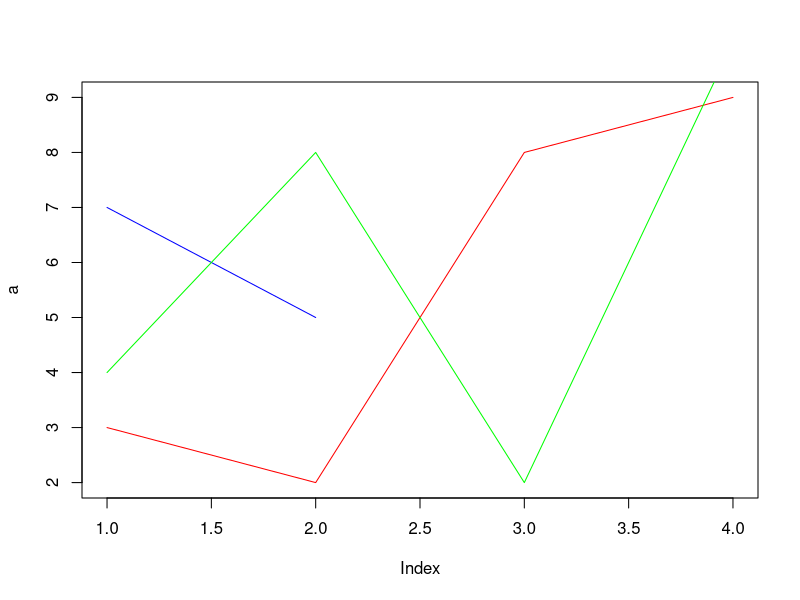
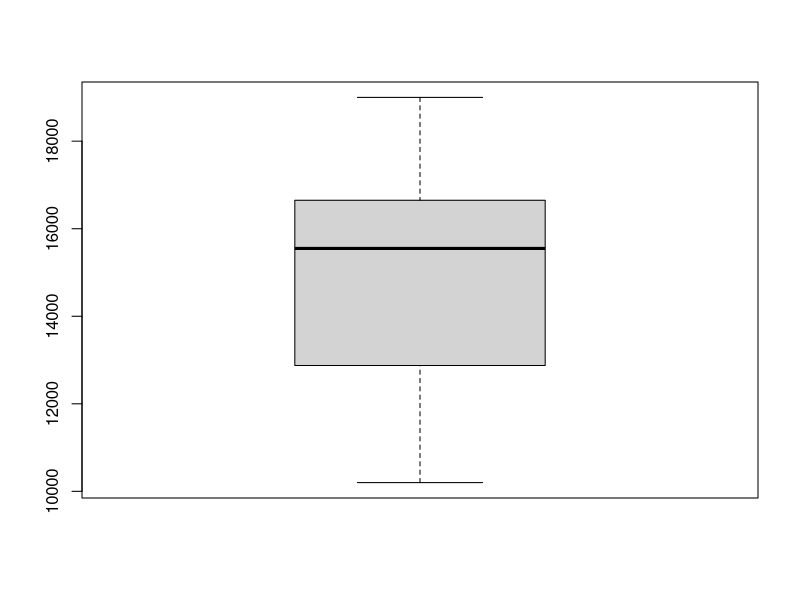
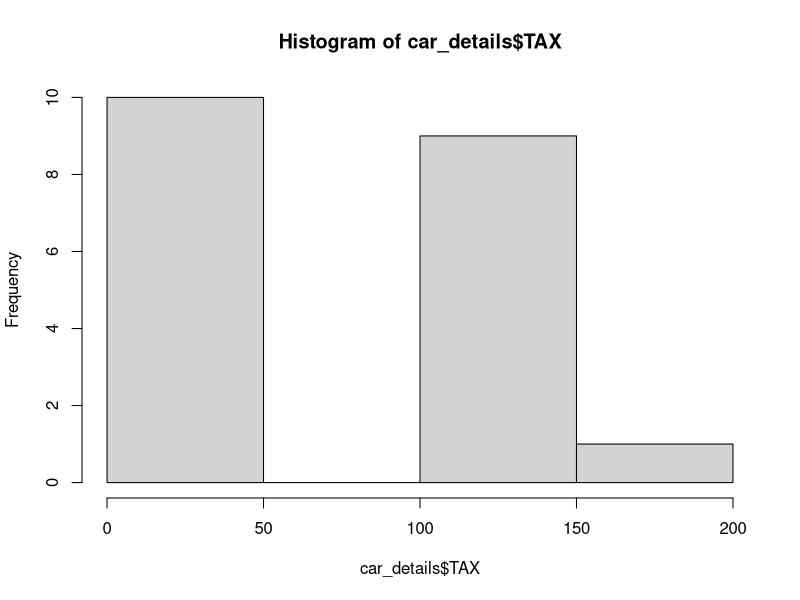

Source code (R) for these figures, in order:
# Testing if there are any bugs in multiple line graph
a <- c(3, 2, 8, 9)
b <- c(7, 5)
c <- c(4, 8, 2, 10)
plot(a, type = "l", col = "red")
lines(b, type = "l", col = "blue")
lines(c, type = "l", col = "green")

# Boxplot
car_details <- read.csv2("Car_Details_Example.csv")
png(filename = "Boxplot of Price.png")

boxplot(car_details$PRICE)

dev.off()

# Histogram
png(filename = "Simple Histogram of Tax.png")

hist(car_details$TAX)

dev.off()

# Now we focused on statistical analysis using R
# Despite of the bug we got, you can debug it later